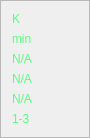
             <widget class="QFrame" name="frame_2">
              <property name="sizePolicy">
               <sizepolicy hsizetype="Minimum" vsizetype="Maximum">
                <horstretch>0</horstretch>
                <verstretch>0</verstretch>
               </sizepolicy>
              </property>
              <property name="minimumSize">
               <size>
                <width>90</width>
                <height>0</height>
               </size>
              </property>
              <property name="maximumSize">
               <size>
                <width>70</width>
                <height>16777215</height>
               </size>
              </property>
              <property name="frameShape">
               <enum>QFrame::StyledPanel</enum>
              </property>
              <property name="frameShadow">
               <enum>QFrame::Raised</enum>
              </property>
              <layout class="QGridLayout" name="gridLayout_11">
               <item row="6" column="0">
                <widget class="QLabel" name="label_33">
                 <property name="styleSheet">
                  <string notr="true">color: rgb(85, 255, 127);
font: 12pt &quot;Microsoft JhengHei UI&quot;;</string>
                 </property>
                 <property name="text">
                  <string>1-3</string>
                 </property>
                </widget>
               </item>
               <item row="2" column="0">
                <widget class="QLabel" name="lbKvalue">
                 <property name="styleSheet">
                  <string notr="true">color: rgb(85, 255, 127);
font: 12pt &quot;Microsoft JhengHei UI&quot;;</string>
                 </property>
                 <property name="text">
                  <string>N/A</string>
                 </property>
                </widget>
               </item>
               <item row="4" column="0">
                <widget class="QLabel" name="lbKvalue_2">
                 <property name="styleSheet">
                  <string notr="true">color: rgb(85, 255, 127);
font: 12pt &quot;Microsoft JhengHei UI&quot;;</string>
                 </property>
                 <property name="text">
                  <string>N/A</string>
                 </property>
                </widget>
               </item>
               <item row="1" column="0">
                <widget class="QLabel" name="label_8">
                 <property name="sizePolicy">
                  <sizepolicy hsizetype="Preferred" vsizetype="Preferred">
                   <horstretch>0</horstretch>
                   <verstretch>0</verstretch>
                  </sizepolicy>
                 </property>
                 <property name="styleSheet">
                  <string notr="true">color: rgb(85, 255, 127);
font: 12pt &quot;Microsoft YaHei UI&quot;;</string>
                 </property>
                 <property name="text">
                  <string>min</string>
                 </property>
                </widget>
               </item>
               <item row="0" column="0">
                <widget class="QLabel" name="label_3">
                 <property name="sizePolicy">
                  <sizepolicy hsizetype="Preferred" vsizetype="Preferred">
                   <horstretch>0</horstretch>
                   <verstretch>0</verstretch>
                  </sizepolicy>
                 </property>
                 <property name="styleSheet">
                  <string notr="true">color: rgb(85, 255, 127);
font: 12pt &quot;Microsoft YaHei UI&quot;;</string>
                 </property>
                 <property name="text">
                  <string>K</string>
                 </property>
                </widget>
               </item>
               <item row="5" column="0">
                <widget class="QLabel" name="lbKvalue_3">
                 <property name="styleSheet">
                  <string notr="true">color: rgb(85, 255, 127);
font: 12pt &quot;Microsoft JhengHei UI&quot;;</string>
                 </property>
                 <property name="text">
                  <string>N/A</string>
                 </property>
                </widget>
               </item>
              </layout>
             </widget>
